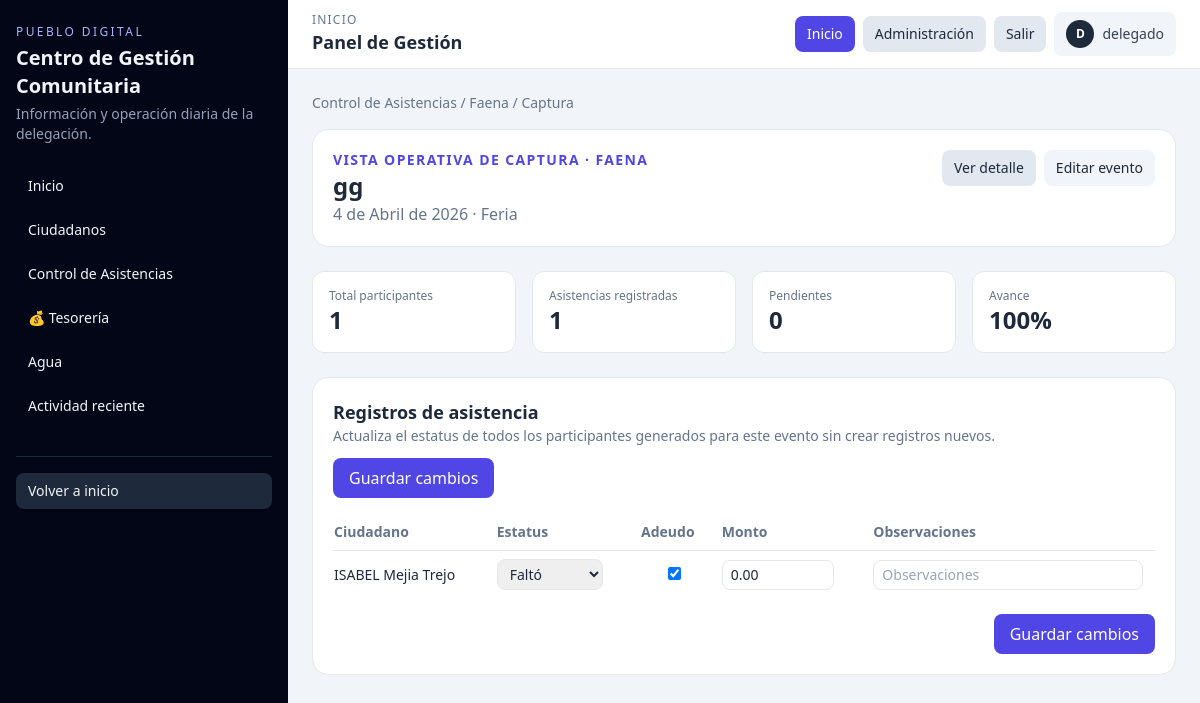
/control-asistencias/faena/1/captura/ (signed in), run on the app's committed database.
### apps/operacion/models.py (models this page shows, shortened)
class Faena(TimeStampedModel):
    class Estados(models.TextChoices):
        PROGRAMADA = 'PROGRAMADA', 'Programada'
        REALIZADA = 'REALIZADA', 'Realizada'
        CANCELADA = 'CANCELADA', 'Cancelada'
    comite = models.ForeignKey(Comite, on_delete=models.CASCADE, related_name='faenas')
    fecha = models.DateField()
    descripcion = models.CharField(max_length=200)
    estado = models.CharField(max_length=20, choices=Estados.choices, default=Estados.PROGRAMADA)
    notas = models.TextField(blank=True)
    class Meta:
        verbose_name = '🛠️ Faena'
        verbose_name_plural = '🛠️ Faenas'
        ordering = ['-fecha']

class RegistroFaena(TimeStampedModel):
    class Estatus(models.TextChoices):
        PENDIENTE = 'PENDIENTE', 'Pendiente'
        ASISTIO = 'ASISTIO', 'Asistió'
        FALTO = 'FALTO', 'Faltó'
        JUSTIFICADO = 'JUSTIFICADO', 'Justificado'
    faena = models.ForeignKey(Faena, on_delete=models.CASCADE, related_name='registros')
    ciudadano = models.ForeignKey(Ciudadano, on_delete=models.CASCADE, related_name='registros_faena')
    estatus = models.CharField(max_length=20, choices=Estatus.choices, default=Estatus.PENDIENTE)
    genera_adeudo = models.BooleanField(default=False)
    monto_adeudo = models.DecimalField(max_digits=10, decimal_places=2, default=0)
    observaciones = models.TextField(blank=True)
    class Meta:
        verbose_name = 'Registro de faena'
        verbose_name_plural = 'Registros de faena'
        unique_together = ('faena', 'ciudadano')

### apps/comites/models.py (models this page shows, shortened)
class Comite(TimeStampedModel):
    class Tipos(models.TextChoices):
        AGUA = 'AGUA', 'Agua'
        FERIA = 'FERIA', 'Feria'
        IGLESIA = 'IGLESIA', 'Iglesia'
        DELEGACION = 'DELEGACION', 'Delegación'
    nombre = models.CharField(max_length=100, unique=True)
    tipo = models.CharField(max_length=20, choices=Tipos.choices, default=Tipos.DELEGACION)
    activo = models.BooleanField(default=True)
    descripcion = models.TextField(blank=True)
    class Meta:
        verbose_name = '🏛️ Comité'
        verbose_name_plural = '🏛️ Comités'
        ordering = ['nombre']

### apps/core/models.py (models this page shows, shortened)
class TimeStampedModel(models.Model):
    created_at = models.DateTimeField(auto_now_add=True, verbose_name='Creado')
    updated_at = models.DateTimeField(auto_now=True, verbose_name='Actualizado')
    class Meta:
        abstract = True

class Ciudadano(TimeStampedModel):
    nombre = models.CharField(max_length=100)
    apellido_paterno = models.CharField(max_length=100)
    apellido_materno = models.CharField(max_length=100, blank=True)
    edad = models.PositiveSmallIntegerField()
    fecha_nacimiento = models.DateField(null=True, blank=True)
    telefono = models.CharField(max_length=20, blank=True)
    direccion = models.TextField(blank=True)
    activo = models.BooleanField(default=True)
    observaciones = models.TextField(blank=True)
    class Meta:
        verbose_name = '🧑 Ciudadano'
        verbose_name_plural = '🧑 Ciudadanos'
        ordering = ['apellido_paterno', 'apellido_materno', 'nombre']
        indexes = [
            models.Index(fields=['edad']),
            models.Index(fields=['apellido_paterno', 'apellido_materno', 'nombre']),
        ]
    @property
    def nombre_completo(self):
        return f"{self.nombre} {self.apellido_paterno} {self.apellido_materno}".strip()

### apps/core/views.py (the view)
# urls.py: path('control-asistencias/faena/<int:faena_id>/captura/', captura_asistencia_faena, name='captura_asistencia_faena'),
@login_required
def captura_asistencia_faena(request, faena_id):
    return _captura_asistencia(request, "faena", faena_id)

### templates/dashboard/captura_asistencia.html (shortened to what this page needs)
{% extends 'dashboard/base_dashboard.html' %}
{% block content %}
<nav class="text-sm mb-4 text-slate-500">
  <a href="{% url 'control_asistencias' %}">Control de Asistencias</a> /
  <a href="{{ detail_url }}">{{ event_type }}</a> /
  <span>Captura</span>
</nav>
<section class="bg-white rounded-2xl border p-4 md:p-5 mb-6">
  <div class="flex flex-wrap items-start justify-between gap-3">
    <div>
      <p class="text-sm uppercase tracking-widest text-indigo-600 font-semibold">Vista Operativa de Captura · {{ event_type }}</p>
      <h3 class="text-2xl font-bold">{{ description }}</h3>
      <p class="text-slate-500">{{ event.fecha }} · {{ event.comite.nombre }}{% if event.lugar %} · {{ event.lugar }}{% endif %}</p>
    </div>
    <div class="flex flex-wrap gap-2 text-sm">
      <a href="{{ detail_url }}" class="px-3 py-2 rounded-lg bg-slate-200">Ver detalle</a>
      <a href="{{ admin_change_url }}" class="px-3 py-2 rounded-lg bg-slate-100">Editar evento</a>
    </div>
  </div>
</section>
<section class="grid md:grid-cols-4 gap-4 mb-6">
  <article class="bg-white p-4 rounded-xl border"><p class="text-xs text-slate-500">Total participantes</p><p class="text-2xl font-bold">{{ metricas.total_participantes }}</p></article>
  <article class="bg-white p-4 rounded-xl border"><p class="text-xs text-slate-500">Asistencias registradas</p><p class="text-2xl font-bold">{{ metricas.asistencias_registradas }}</p></article>
  <article class="bg-white p-4 rounded-xl border"><p class="text-xs text-slate-500">Pendientes</p><p class="text-2xl font-bold">{{ metricas.pendientes }}</p></article>
  <article class="bg-white p-4 rounded-xl border"><p class="text-xs text-slate-500">Avance</p><p class="text-2xl font-bold">{{ metricas.porcentaje_asistencia }}%</p></article>
</section>
<form method="post" class="bg-white rounded-2xl border p-4 md:p-5">
  <div class="flex flex-wrap items-center justify-between gap-3 mb-4">
    <div>
      <h4 class="font-semibold text-lg">Registros de asistencia</h4>
      <p class="text-sm text-slate-500">Actualiza el estatus de todos los participantes generados para este evento sin crear registros nuevos.</p>
    </div>
    <button class="rounded-lg bg-indigo-600 text-white px-4 py-2">Guardar cambios</button>
  </div>
  <div class="overflow-x-auto">
    <table class="min-w-full text-sm">
      <thead class="text-left text-slate-500 border-b">
        <tr>
          <th class="py-2 pr-3">Ciudadano</th>
          <th class="py-2 pr-3">Estatus</th>
          <th class="py-2 pr-3">Adeudo</th><th class="py-2 pr-3">Monto</th>
          <th class="py-2 pr-3">Observaciones</th>
        </tr>
      </thead>
      <tbody class="divide-y">
        {% for registro in participantes %}
          <tr>
            <td class="py-2 pr-3 font-medium">{{ registro.ciudadano.nombre_completo }}</td>
            <td class="py-2 pr-3">
              <select name="registro_{{ registro.pk }}_estatus" class="rounded-lg border px-2 py-1">
                {% for value, label in status_choices %}
                  <option value="{{ value }}" {% if registro.estatus == value %}selected{% endif %}>{{ label }}</option>
                {% endfor %}
              </select>
            </td>
            <td class="py-2 pr-3 text-center"><input type="checkbox" name="registro_{{ registro.pk }}_genera_adeudo" {% if registro.genera_adeudo %}checked{% endif %}></td>
              <td class="py-2 pr-3"><input type="number" step="0.01" min="0" name="registro_{{ registro.pk }}_monto_adeudo" value="{{ registro.monto_adeudo }}" class="w-28 rounded-lg border px-2 py-1"></td>
            <td class="py-2 pr-3"><input type="text" name="registro_{{ registro.pk }}_observaciones" value="{{ registro.observaciones }}" class="w-full min-w-48 rounded-lg border px-2 py-1" placeholder="Observaciones"></td>
          </tr>
        {% empty %}
          <tr><td colspan="5" class="py-4 text-slate-500">Este evento aún no tiene registros generados. Usa la acción masiva antes de capturar asistencia.</td></tr>
        {% endfor %}
      </tbody>
    </table>
  </div>
  <div class="mt-4 flex justify-end">
    <button class="rounded-lg bg-indigo-600 text-white px-4 py-2">Guardar cambios</button>
  </div>
</form>
{% endblock %}

### templates/dashboard/base_dashboard.html (shortened to what this page needs)
<!doctype html>
<html lang="es">
<head>
  <script src="https://cdn.tailwindcss.com"></script>
</head>
<body class="bg-slate-100 text-slate-800 min-h-screen">
  <div class="min-h-screen lg:flex">
    <aside class="w-full lg:w-72 bg-slate-950 text-slate-100 px-4 py-5 lg:py-6">
      <p class="text-xs uppercase tracking-[.2em] text-indigo-300">Pueblo Digital</p>
      <h1 class="text-xl font-semibold mt-1">Centro de Gestión Comunitaria</h1>
      <p class="text-sm text-slate-400 mt-1">Información y operación diaria de la delegación.</p>
      <nav class="mt-6 space-y-2 text-sm">
        <a href="{% url 'dashboard_operativo' %}" class="block rounded-lg px-3 py-2 {% if request.resolver_match.url_name == 'dashboard_operativo' %}bg-slate-800{% else %}hover:bg-slate-800{% endif %}">Inicio</a>
        <a href="{% url 'padron_ciudadanos' %}" class="block rounded-lg px-3 py-2 {% if request.resolver_match.url_name == 'padron_ciudadanos' %}bg-slate-800{% else %}hover:bg-slate-800{% endif %}">Ciudadanos</a>
        <a href="{% url 'control_asistencias' %}" class="block rounded-lg px-3 py-2 {% if request.resolver_match.url_name == 'control_asistencias' %}bg-slate-800{% else %}hover:bg-slate-800{% endif %}">Control de Asistencias</a>
        <a href="{% url 'tesoreria_operativa' %}" class="block rounded-lg px-3 py-2 {% if 'tesoreria' in request.resolver_match.url_name or request.resolver_match.url_name == 'acreditar_obligacion' %}bg-slate-800{% else %}hover:bg-slate-800{% endif %}">💰 Tesorería</a>
        <a href="{% url 'control_agua' %}" class="block rounded-lg px-3 py-2 {% if request.resolver_match.url_name == 'control_agua' %}bg-slate-800{% else %}hover:bg-slate-800{% endif %}">Agua</a>
        <a href="#actividad-reciente" class="block rounded-lg px-3 py-2 hover:bg-slate-800">Actividad reciente</a>
      </nav>
      <div class="mt-8 border-t border-slate-800 pt-4 space-y-2 text-sm">
        <a href="/" class="block rounded-lg px-3 py-2 bg-slate-800">Volver a inicio</a>
      </div>
    </aside>
    <section class="flex-1 min-w-0">
      <header class="bg-white border-b sticky top-0 z-10">
        <div class="px-4 py-3 md:px-6 flex flex-wrap gap-3 items-center justify-between">
          <div>
            <p class="text-xs uppercase tracking-widest text-slate-500">Inicio</p>
            <h2 class="font-semibold text-lg">Panel de Gestión</h2>
          </div>
          <nav class="flex items-center gap-2 text-sm">
            <a class="px-3 py-2 rounded-lg bg-indigo-600 text-white" href="{% url 'dashboard_operativo' %}">Inicio</a>
            <a class="px-3 py-2 rounded-lg bg-slate-200" href="/admin/">Administración</a>
            <a class="px-3 py-2 rounded-lg bg-slate-200" href="/logout/">Salir</a>
            <span class="inline-flex items-center gap-2 px-3 py-2 rounded-lg bg-slate-100 text-slate-700">
              <span class="flex h-7 w-7 items-center justify-center rounded-full bg-slate-800 text-xs font-semibold text-white" aria-hidden="true">
                {{ request.user.get_username|first|upper }}
              </span>
              <span class="font-medium">{{ request.user.get_full_name|default:request.user.get_username }}</span>
            </span>
          </nav>
        </div>
      </header>
      <main class="px-4 md:px-6 py-6">
        {% block content %}{% endblock %}
      </main>
    </section>
  </div>
</body>
</html>

### data on the page
Faena: descripcion "gg", fecha "4 de Abril de 2026", comite.nombre "Feria"
RegistroFaena: ciudadano.nombre_completo "ISABEL Mejia Trejo", estatus+id "Faltó", genera_adeudo "☑", monto_adeudo "0.00"

### other printed values
{{ request.user.get_username|first|upper }} "D"
{{ request.user.get_full_name|default:request.user.get_username }} "delegado"
{{ event_type }} "Faena"
{{ event_type }} "FAENA"
{{ metricas.total_participantes }} "1"
{{ metricas.asistencias_registradas }} "1"
{{ metricas.pendientes }} "0"
{{ metricas.porcentaje_asistencia }} "100"
